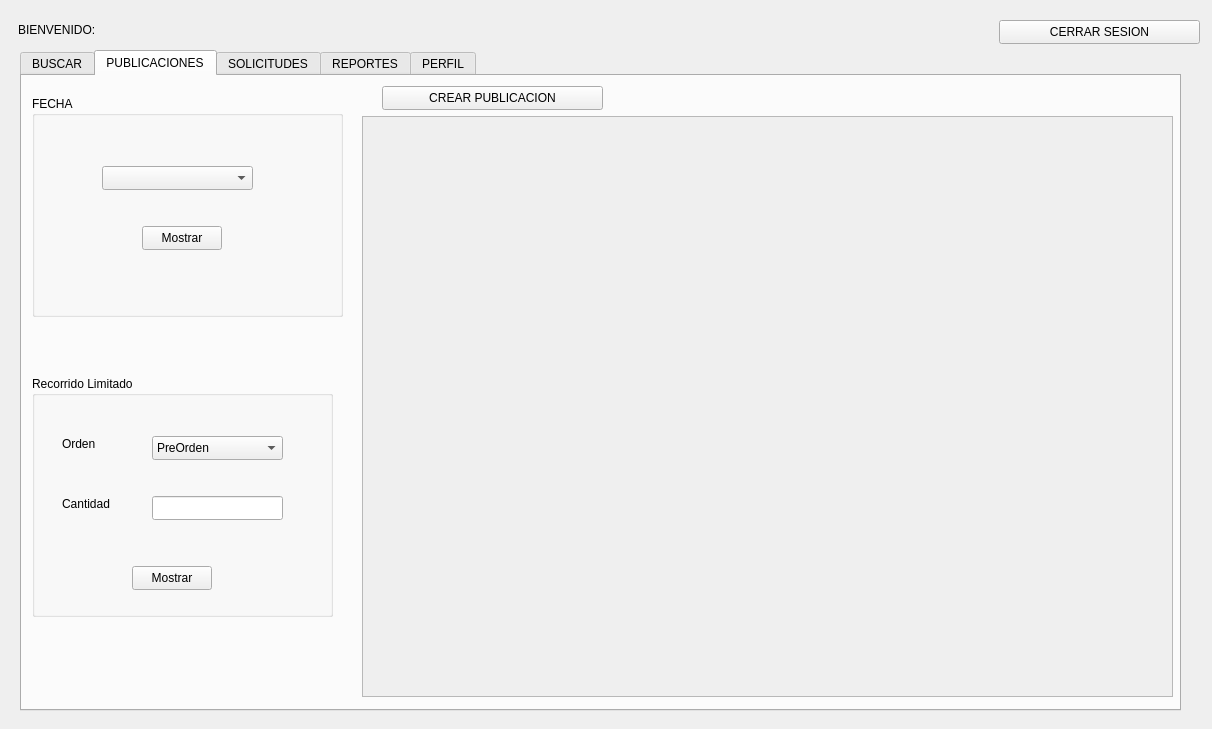
<?xml version="1.0" encoding="UTF-8"?>
<ui version="4.0">
 <class>vUser</class>
 <widget class="QDialog" name="vUser">
  <property name="geometry">
   <rect>
    <x>0</x>
    <y>0</y>
    <width>1212</width>
    <height>729</height>
   </rect>
  </property>
  <property name="windowTitle">
   <string>Dialog</string>
  </property>
  <widget class="QLabel" name="label">
   <property name="geometry">
    <rect>
     <x>100</x>
     <y>50</y>
     <width>101</width>
     <height>71</height>
    </rect>
   </property>
   <property name="text">
    <string/>
   </property>
  </widget>
  <widget class="QTabWidget" name="tabWidget">
   <property name="geometry">
    <rect>
     <x>20</x>
     <y>50</y>
     <width>1161</width>
     <height>661</height>
    </rect>
   </property>
   <property name="currentIndex">
    <number>1</number>
   </property>
   <widget class="QWidget" name="tab">
    <attribute name="title">
     <string>BUSCAR</string>
    </attribute>
    <widget class="QLineEdit" name="lineEdit">
     <property name="geometry">
      <rect>
       <x>32</x>
       <y>50</y>
       <width>231</width>
       <height>24</height>
      </rect>
     </property>
    </widget>
    <widget class="QPushButton" name="pushButton_2">
     <property name="geometry">
      <rect>
       <x>290</x>
       <y>50</y>
       <width>80</width>
       <height>24</height>
      </rect>
     </property>
     <property name="text">
      <string>Buscar</string>
     </property>
    </widget>
    <widget class="QGroupBox" name="groupBox">
     <property name="geometry">
      <rect>
       <x>70</x>
       <y>120</y>
       <width>1041</width>
       <height>481</height>
      </rect>
     </property>
     <property name="title">
      <string>Datos de Usuario</string>
     </property>
     <widget class="QLabel" name="label_4">
      <property name="geometry">
       <rect>
        <x>100</x>
        <y>40</y>
        <width>61</width>
        <height>21</height>
       </rect>
      </property>
      <property name="text">
       <string>Nombres</string>
      </property>
     </widget>
     <widget class="QLineEdit" name="lineEdit_2">
      <property name="geometry">
       <rect>
        <x>100</x>
        <y>70</y>
        <width>731</width>
        <height>24</height>
       </rect>
      </property>
     </widget>
     <widget class="QLabel" name="label_5">
      <property name="geometry">
       <rect>
        <x>100</x>
        <y>120</y>
        <width>61</width>
        <height>21</height>
       </rect>
      </property>
      <property name="text">
       <string>Apellidos</string>
      </property>
     </widget>
     <widget class="QLineEdit" name="lineEdit_3">
      <property name="geometry">
       <rect>
        <x>100</x>
        <y>150</y>
        <width>731</width>
        <height>24</height>
       </rect>
      </property>
     </widget>
     <widget class="QLabel" name="label_6">
      <property name="geometry">
       <rect>
        <x>100</x>
        <y>200</y>
        <width>61</width>
        <height>21</height>
       </rect>
      </property>
      <property name="text">
       <string>Correo</string>
      </property>
     </widget>
     <widget class="QLineEdit" name="lineEdit_4">
      <property name="geometry">
       <rect>
        <x>100</x>
        <y>230</y>
        <width>731</width>
        <height>24</height>
       </rect>
      </property>
     </widget>
     <widget class="QLabel" name="label_7">
      <property name="geometry">
       <rect>
        <x>100</x>
        <y>290</y>
        <width>181</width>
        <height>21</height>
       </rect>
      </property>
      <property name="text">
       <string>Fecha de nacimiento</string>
      </property>
     </widget>
     <widget class="QLineEdit" name="lineEdit_5">
      <property name="geometry">
       <rect>
        <x>100</x>
        <y>320</y>
        <width>731</width>
        <height>24</height>
       </rect>
      </property>
     </widget>
    </widget>
   </widget>
   <widget class="QWidget" name="tab_2">
    <attribute name="title">
     <string>PUBLICACIONES</string>
    </attribute>
    <widget class="QScrollArea" name="scrollArea">
     <property name="geometry">
      <rect>
       <x>340</x>
       <y>40</y>
       <width>811</width>
       <height>581</height>
      </rect>
     </property>
     <property name="widgetResizable">
      <bool>true</bool>
     </property>
     <widget class="QWidget" name="scrollAreaWidgetContents">
      <property name="geometry">
       <rect>
        <x>0</x>
        <y>0</y>
        <width>809</width>
        <height>579</height>
       </rect>
      </property>
     </widget>
    </widget>
    <widget class="QPushButton" name="pushButton_5">
     <property name="geometry">
      <rect>
       <x>360</x>
       <y>10</y>
       <width>221</width>
       <height>24</height>
      </rect>
     </property>
     <property name="text">
      <string>CREAR PUBLICACION</string>
     </property>
    </widget>
    <widget class="QGroupBox" name="groupBox_6">
     <property name="geometry">
      <rect>
       <x>10</x>
       <y>20</y>
       <width>311</width>
       <height>221</height>
      </rect>
     </property>
     <property name="title">
      <string>FECHA</string>
     </property>
     <widget class="QComboBox" name="comboBox">
      <property name="geometry">
       <rect>
        <x>70</x>
        <y>70</y>
        <width>151</width>
        <height>24</height>
       </rect>
      </property>
     </widget>
     <widget class="QPushButton" name="pushButton_6">
      <property name="geometry">
       <rect>
        <x>110</x>
        <y>130</y>
        <width>80</width>
        <height>24</height>
       </rect>
      </property>
      <property name="text">
       <string>Mostrar</string>
      </property>
     </widget>
    </widget>
    <widget class="QGroupBox" name="groupBox_7">
     <property name="geometry">
      <rect>
       <x>10</x>
       <y>300</y>
       <width>301</width>
       <height>241</height>
      </rect>
     </property>
     <property name="title">
      <string>Recorrido Limitado</string>
     </property>
     <widget class="QLabel" name="label_13">
      <property name="geometry">
       <rect>
        <x>30</x>
        <y>60</y>
        <width>49</width>
        <height>16</height>
       </rect>
      </property>
      <property name="text">
       <string>Orden</string>
      </property>
     </widget>
     <widget class="QLabel" name="label_14">
      <property name="geometry">
       <rect>
        <x>30</x>
        <y>120</y>
        <width>49</width>
        <height>16</height>
       </rect>
      </property>
      <property name="text">
       <string>Cantidad</string>
      </property>
     </widget>
     <widget class="QPushButton" name="pushButton_7">
      <property name="geometry">
       <rect>
        <x>100</x>
        <y>190</y>
        <width>80</width>
        <height>24</height>
       </rect>
      </property>
      <property name="text">
       <string>Mostrar</string>
      </property>
     </widget>
     <widget class="QComboBox" name="comboBox_2">
      <property name="geometry">
       <rect>
        <x>120</x>
        <y>60</y>
        <width>131</width>
        <height>24</height>
       </rect>
      </property>
      <item>
       <property name="text">
        <string>PreOrden</string>
       </property>
      </item>
      <item>
       <property name="text">
        <string>PostOrden</string>
       </property>
      </item>
      <item>
       <property name="text">
        <string>InOrden</string>
       </property>
      </item>
     </widget>
     <widget class="QLineEdit" name="lineEdit_10">
      <property name="geometry">
       <rect>
        <x>120</x>
        <y>120</y>
        <width>131</width>
        <height>24</height>
       </rect>
      </property>
     </widget>
    </widget>
   </widget>
   <widget class="QWidget" name="tab_3">
    <attribute name="title">
     <string>SOLICITUDES</string>
    </attribute>
    <widget class="QGroupBox" name="groupBox_3">
     <property name="geometry">
      <rect>
       <x>30</x>
       <y>20</y>
       <width>1091</width>
       <height>261</height>
      </rect>
     </property>
     <property name="title">
      <string>Usuarios</string>
     </property>
     <widget class="QTableWidget" name="tableWidget">
      <property name="geometry">
       <rect>
        <x>40</x>
        <y>40</y>
        <width>901</width>
        <height>192</height>
       </rect>
      </property>
      <column>
       <property name="text">
        <string>Nombres</string>
       </property>
      </column>
      <column>
       <property name="text">
        <string>Apellidos</string>
       </property>
      </column>
      <column>
       <property name="text">
        <string>Correo</string>
       </property>
      </column>
      <column>
       <property name="text">
        <string>Nacimiento</string>
       </property>
      </column>
      <column>
       <property name="text">
        <string/>
       </property>
      </column>
     </widget>
    </widget>
    <widget class="QGroupBox" name="groupBox_4">
     <property name="geometry">
      <rect>
       <x>30</x>
       <y>310</y>
       <width>511</width>
       <height>301</height>
      </rect>
     </property>
     <property name="title">
      <string>Solicitudes Recibidas</string>
     </property>
     <widget class="QTableWidget" name="tableWidget_2">
      <property name="geometry">
       <rect>
        <x>20</x>
        <y>40</y>
        <width>471</width>
        <height>251</height>
       </rect>
      </property>
      <column>
       <property name="text">
        <string>Correo</string>
       </property>
      </column>
      <column>
       <property name="text">
        <string/>
       </property>
      </column>
     </widget>
    </widget>
    <widget class="QGroupBox" name="groupBox_5">
     <property name="geometry">
      <rect>
       <x>570</x>
       <y>310</y>
       <width>551</width>
       <height>301</height>
      </rect>
     </property>
     <property name="title">
      <string>Solicitudes Enviadas</string>
     </property>
     <widget class="QTableWidget" name="tableWidget_3">
      <property name="geometry">
       <rect>
        <x>20</x>
        <y>30</y>
        <width>511</width>
        <height>261</height>
       </rect>
      </property>
      <column>
       <property name="text">
        <string>Correo</string>
       </property>
      </column>
      <column>
       <property name="text">
        <string/>
       </property>
      </column>
     </widget>
    </widget>
   </widget>
   <widget class="QWidget" name="tab_4">
    <attribute name="title">
     <string>REPORTES</string>
    </attribute>
    <widget class="QGroupBox" name="groupBox_8">
     <property name="geometry">
      <rect>
       <x>20</x>
       <y>10</y>
       <width>391</width>
       <height>251</height>
      </rect>
     </property>
     <property name="title">
      <string>Fechas con mas Publicaciones</string>
     </property>
     <widget class="QTableWidget" name="tableWidget_4">
      <property name="geometry">
       <rect>
        <x>10</x>
        <y>30</y>
        <width>321</width>
        <height>191</height>
       </rect>
      </property>
      <column>
       <property name="text">
        <string>Fecha</string>
       </property>
      </column>
      <column>
       <property name="text">
        <string>Cantidad de Publicaciones</string>
       </property>
      </column>
     </widget>
    </widget>
    <widget class="QGroupBox" name="groupBox_9">
     <property name="geometry">
      <rect>
       <x>700</x>
       <y>10</y>
       <width>441</width>
       <height>261</height>
      </rect>
     </property>
     <property name="title">
      <string>Publicaciones con mas Comentarios</string>
     </property>
     <widget class="QTableWidget" name="tableWidget_5">
      <property name="geometry">
       <rect>
        <x>40</x>
        <y>30</y>
        <width>371</width>
        <height>211</height>
       </rect>
      </property>
      <column>
       <property name="text">
        <string>New Column</string>
       </property>
      </column>
      <column>
       <property name="text">
        <string>Fecha</string>
       </property>
      </column>
      <column>
       <property name="text">
        <string>No. de Comentarios</string>
       </property>
      </column>
     </widget>
    </widget>
    <widget class="QGroupBox" name="groupBox_10">
     <property name="geometry">
      <rect>
       <x>20</x>
       <y>300</y>
       <width>1121</width>
       <height>311</height>
      </rect>
     </property>
     <property name="title">
      <string>BST</string>
     </property>
     <widget class="QComboBox" name="comboBox_3">
      <property name="geometry">
       <rect>
        <x>90</x>
        <y>80</y>
        <width>161</width>
        <height>24</height>
       </rect>
      </property>
     </widget>
     <widget class="QPushButton" name="pushButton_9">
      <property name="geometry">
       <rect>
        <x>130</x>
        <y>150</y>
        <width>80</width>
        <height>24</height>
       </rect>
      </property>
      <property name="text">
       <string>Generar</string>
      </property>
     </widget>
     <widget class="QGroupBox" name="groupBox_11">
      <property name="geometry">
       <rect>
        <x>310</x>
        <y>20</y>
        <width>791</width>
        <height>271</height>
       </rect>
      </property>
      <property name="title">
       <string/>
      </property>
     </widget>
    </widget>
    <widget class="QPushButton" name="pushButton_8">
     <property name="geometry">
      <rect>
       <x>480</x>
       <y>120</y>
       <width>131</width>
       <height>24</height>
      </rect>
     </property>
     <property name="text">
      <string>Generar Reportes</string>
     </property>
    </widget>
   </widget>
   <widget class="QWidget" name="tab_5">
    <attribute name="title">
     <string>PERFIL</string>
    </attribute>
    <widget class="QGroupBox" name="groupBox_2">
     <property name="geometry">
      <rect>
       <x>180</x>
       <y>30</y>
       <width>831</width>
       <height>451</height>
      </rect>
     </property>
     <property name="title">
      <string>PERFIL</string>
     </property>
     <widget class="QLabel" name="label_8">
      <property name="geometry">
       <rect>
        <x>80</x>
        <y>50</y>
        <width>71</width>
        <height>16</height>
       </rect>
      </property>
      <property name="text">
       <string>Nombres</string>
      </property>
     </widget>
     <widget class="QLineEdit" name="lineEdit_6">
      <property name="geometry">
       <rect>
        <x>80</x>
        <y>80</y>
        <width>691</width>
        <height>24</height>
       </rect>
      </property>
     </widget>
     <widget class="QLabel" name="label_9">
      <property name="geometry">
       <rect>
        <x>80</x>
        <y>130</y>
        <width>61</width>
        <height>16</height>
       </rect>
      </property>
      <property name="text">
       <string>Apellidos</string>
      </property>
     </widget>
     <widget class="QLineEdit" name="lineEdit_7">
      <property name="geometry">
       <rect>
        <x>80</x>
        <y>160</y>
        <width>691</width>
        <height>24</height>
       </rect>
      </property>
     </widget>
     <widget class="QLabel" name="label_10">
      <property name="geometry">
       <rect>
        <x>80</x>
        <y>200</y>
        <width>49</width>
        <height>16</height>
       </rect>
      </property>
      <property name="text">
       <string>Correo</string>
      </property>
     </widget>
     <widget class="QLineEdit" name="lineEdit_8">
      <property name="geometry">
       <rect>
        <x>80</x>
        <y>230</y>
        <width>691</width>
        <height>24</height>
       </rect>
      </property>
     </widget>
     <widget class="QLabel" name="label_11">
      <property name="geometry">
       <rect>
        <x>80</x>
        <y>280</y>
        <width>71</width>
        <height>16</height>
       </rect>
      </property>
      <property name="text">
       <string>Contrasena</string>
      </property>
     </widget>
     <widget class="QLineEdit" name="lineEdit_9">
      <property name="geometry">
       <rect>
        <x>80</x>
        <y>310</y>
        <width>691</width>
        <height>24</height>
       </rect>
      </property>
     </widget>
     <widget class="QLabel" name="label_12">
      <property name="geometry">
       <rect>
        <x>80</x>
        <y>360</y>
        <width>121</width>
        <height>16</height>
       </rect>
      </property>
      <property name="text">
       <string>Fecha de Nacimiento</string>
      </property>
     </widget>
     <widget class="QDateEdit" name="dateEdit">
      <property name="geometry">
       <rect>
        <x>80</x>
        <y>390</y>
        <width>221</width>
        <height>25</height>
       </rect>
      </property>
     </widget>
    </widget>
    <widget class="QPushButton" name="pushButton_3">
     <property name="geometry">
      <rect>
       <x>370</x>
       <y>540</y>
       <width>151</width>
       <height>24</height>
      </rect>
     </property>
     <property name="text">
      <string>MODIFICAR DATOS</string>
     </property>
    </widget>
    <widget class="QPushButton" name="pushButton_4">
     <property name="geometry">
      <rect>
       <x>580</x>
       <y>540</y>
       <width>161</width>
       <height>24</height>
      </rect>
     </property>
     <property name="text">
      <string>ELIMINAR CUENTA</string>
     </property>
    </widget>
   </widget>
  </widget>
  <widget class="QPushButton" name="pushButton">
   <property name="geometry">
    <rect>
     <x>999</x>
     <y>20</y>
     <width>201</width>
     <height>24</height>
    </rect>
   </property>
   <property name="text">
    <string>CERRAR SESION</string>
   </property>
  </widget>
  <widget class="QLabel" name="label_2">
   <property name="geometry">
    <rect>
     <x>18</x>
     <y>20</y>
     <width>81</width>
     <height>20</height>
    </rect>
   </property>
   <property name="text">
    <string>BIENVENIDO:</string>
   </property>
  </widget>
  <widget class="QLabel" name="label_3">
   <property name="geometry">
    <rect>
     <x>120</x>
     <y>20</y>
     <width>49</width>
     <height>16</height>
    </rect>
   </property>
   <property name="text">
    <string/>
   </property>
  </widget>
 </widget>
 <resources/>
 <connections/>
</ui>
